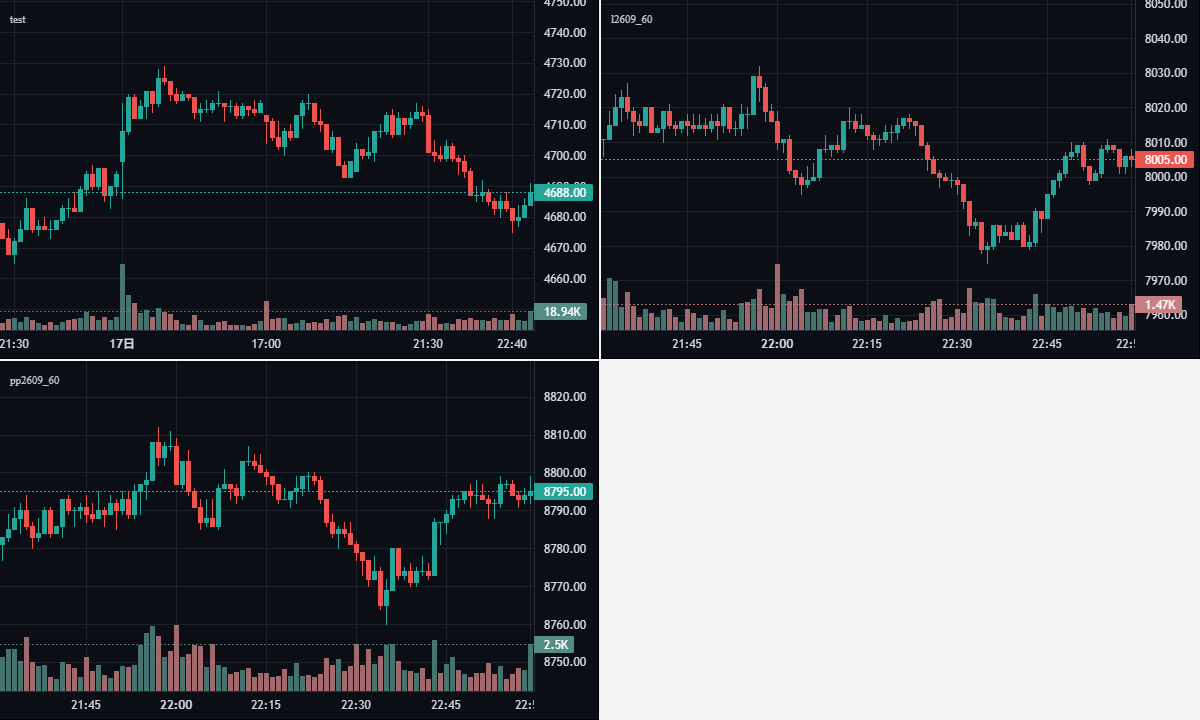

This chart was generated by the following Python code:
# coding: utf-8
"""e2e 自检：导航"图表"页（纯 pylightcharts）能不能真的画出图。

和 ``tests/e2e/miniqt_chart_check.py`` 一个风格：建页 → 起 Qt → 用页面 JS 数
``canvas`` / 问 K 线根数（**不靠抓图**，抓图对 GPU 合成的 canvas 不可靠）→ 存一张
PNG 备用 → 打印 ``RESULT_OK`` / 非零退出。

    python tests/e2e/pylightcharts_page_check.py
"""
from __future__ import annotations

import os
import pathlib
import sys
import threading
import time

ROOT = pathlib.Path(__file__).resolve().parents[2]
sys.path.insert(0, str(ROOT))

from pylightcharts.compat import install_alias                 # noqa: E402
install_alias()

OUT = ROOT / 'tests' / 'e2e' / 'pylightcharts_page_check.png'
STATE = {'canvas': 0, 'bars': -1}


def watchdog():
    time.sleep(120)
    print('WATCHDOG: 超时退出')
    os._exit(2)


def main():
    threading.Thread(target=watchdog, daemon=True).start()

    from PyQt6.QtCore import QTimer
    from PyQt6.QtWebEngineWidgets import QWebEngineView        # noqa: F401
    from PyQt6.QtWidgets import QApplication, QVBoxLayout, QWidget

    app = QApplication(sys.argv)

    # miniqt/app/common/config.py 用相对路径读 app/config/config.json
    cwd = os.getcwd()
    os.chdir(ROOT / 'miniqt')
    try:
        import miniqt.app.common.config                        # noqa: F401
    finally:
        os.chdir(cwd)

    from miniqt.app.windows.pylightcharts_page import (        # noqa: E402
        PylightchartsInterface)

    page = PylightchartsInterface()
    holder = QWidget()
    holder.setWindowTitle('pylightcharts 图表页自检')
    layout = QVBoxLayout(holder)
    layout.setContentsMargins(0, 0, 0, 0)
    layout.addWidget(page, 1)
    holder.resize(1200, 720)
    holder.show()
    page.start()
    print('page.started:', page.grid is not None,
          '| panes:', len(page.panes))

    def probe():
        panes = list(page.panes.items())
        print('panes:', {name: type(pane.webview).__name__
                         for name, pane in panes})
        if not panes:
            finish(False)
            return
        name, pane = panes[0]
        view = pane.webview
        print('webview:', name, view.isVisible(), view.width(), view.height())

        def got(result):
            print('page  :', name, result)
            try:
                import json
                state = json.loads(result)
                STATE['canvas'] = int(state.get('canvas') or 0)
                STATE['bars'] = int(state.get('bars') or -1)
            except Exception as error:                         # noqa: BLE001
                print('解析失败:', error)
            finish(STATE['canvas'] > 0 and STATE['bars'] == 8964)

        check = f'''
        (() => {{
          const out = {{ canvas: document.querySelectorAll('canvas').length }};
          try {{ out.bars = {pane.chart.id}.series.data().length; }}
          catch (e) {{ out.bars = 'err:' + e.message; }}
          return JSON.stringify(out);
        }})()
        '''
        view.page().runJavaScript(check, got)

    def finish(ok):
        try:
            holder.grab().save(str(OUT))
            size = OUT.stat().st_size if OUT.exists() else 0
            print('screenshot:', OUT, size)
        except Exception as error:                             # noqa: BLE001
            print('抓图失败:', error)
        print('canvases:', STATE['canvas'], '| bars:', STATE['bars'])
        print('RESULT_OK' if ok else 'RESULT_FAIL')
        app.quit()

    QTimer.singleShot(12000, probe)
    QTimer.singleShot(45000, lambda: finish(False))
    app.exec()


if __name__ == '__main__':
    main()
